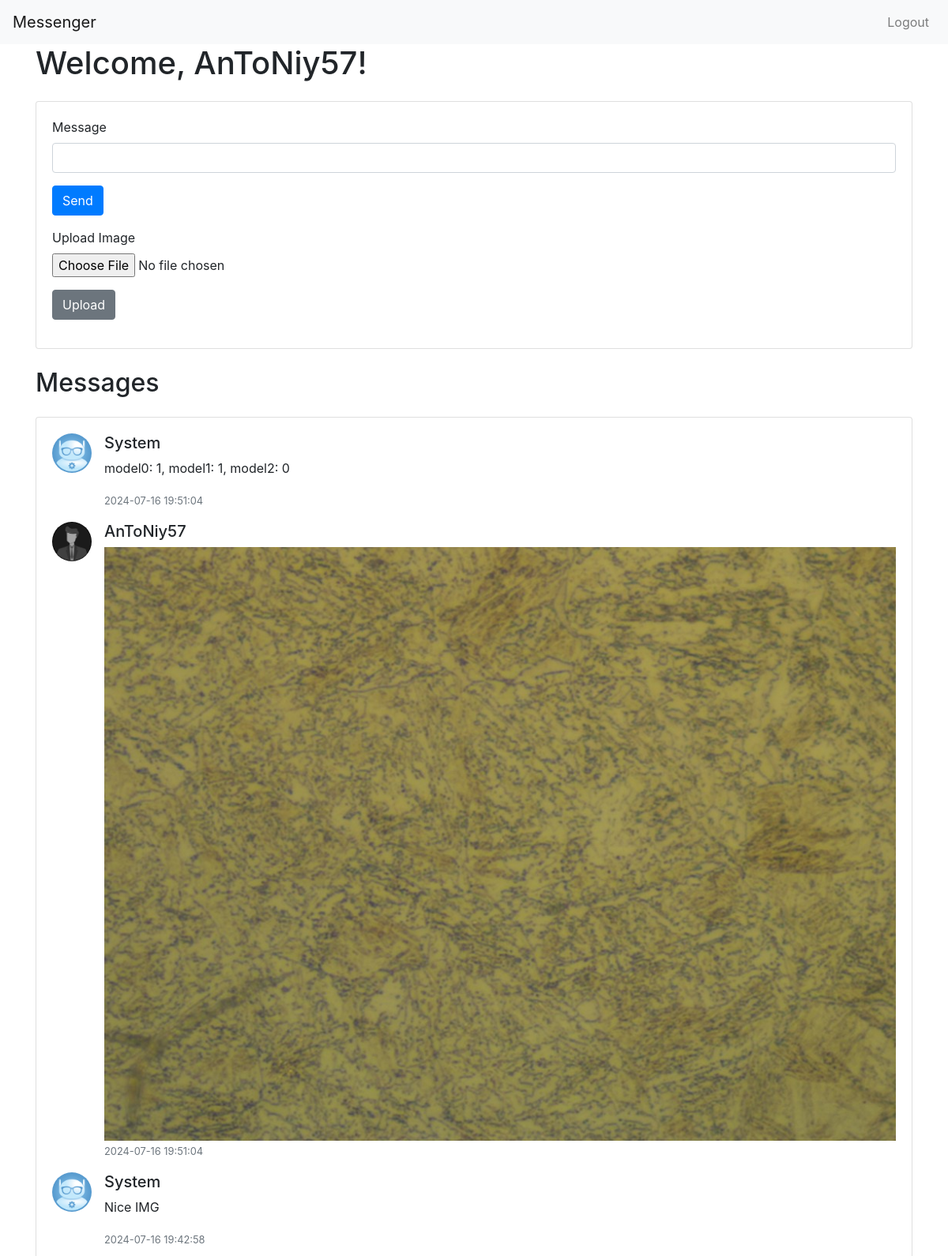
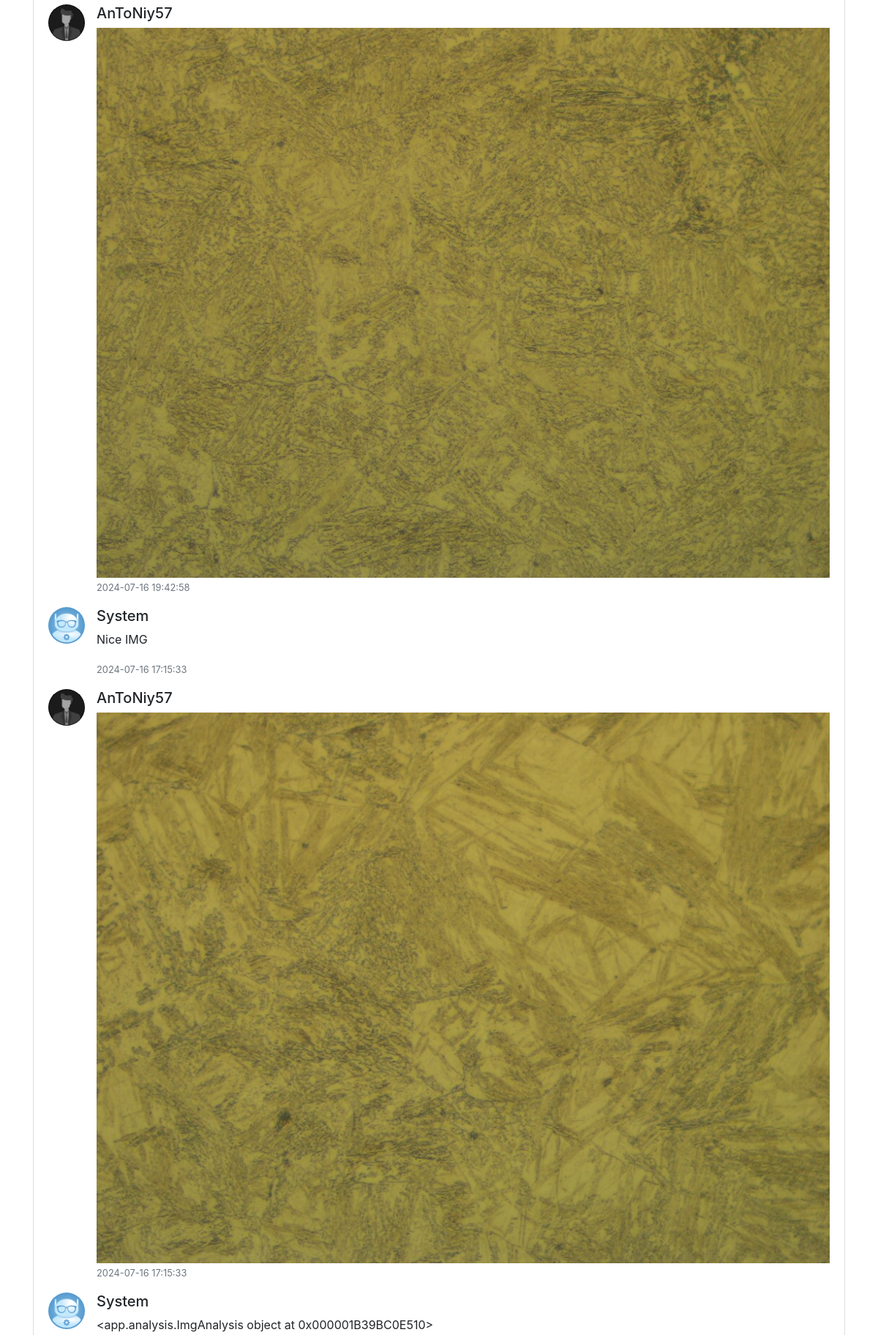
The app's page /index (signed in, upper part) with its own data (2 pictures, top to bottom).
### app/models.py (models this page shows, shortened)
class User(db.Model, UserMixin):
    id = db.Column(db.Integer, primary_key=True)
    username = db.Column(db.String(20), unique=True, nullable=False)
    email = db.Column(db.String(120), unique=True, nullable=False)
    image_file = db.Column(db.String(20), nullable=False, default='default.jpg')
    password = db.Column(db.String(60), nullable=False)
    messages = db.relationship('Message', backref='author', lazy=True)

class Message(db.Model):
    id = db.Column(db.Integer, primary_key=True)
    content = db.Column(db.Text, nullable=True)
    date_posted = db.Column(db.DateTime, nullable=False, default=datetime.utcnow)
    image_file = db.Column(db.String(20), nullable=True)
    user_id = db.Column(db.Integer, db.ForeignKey('user.id'), nullable=False)

### app/routes.py (the view)
@bp.route("/")
@bp.route("/index")
@login_required
def index():
    message_form = MessageForm()
    upload_form = ImageUploadForm()
    system_user = User.query.filter_by(email='system@messenger.com').first()
    if system_user:
        messages = Message.query.filter(
            (Message.user_id == current_user.id) | (Message.user_id == system_user.id)).order_by(
            Message.date_posted.desc()).all()
    else:
        messages = Message.query.filter_by(user_id=current_user.id).order_by(Message.date_posted.desc()).all()
    return render_template('index.html', title='Home', message_form=message_form, upload_form=upload_form,
                           messages=messages)

### app/forms.py
class MessageForm(FlaskForm):
    content = StringField('Message', validators=[DataRequired()])
    submit = SubmitField('Send')

class ImageUploadForm(FlaskForm):
    file = FileField('Upload Image', validators=[DataRequired()])
    submit = SubmitField('Upload')

### app/models.py (called while the page is built)
@login_manager.user_loader
def load_user(user_id):
    return User.query.get(int(user_id))

### app/templates/index.html (shortened to what this page needs)
{% extends "base.html" %}
{% block content %}
<h1>Welcome, {{ current_user.username }}!</h1>
<div class="card my-4">
    <div class="card-body">
        <form action="{{ url_for('main.message') }}" method="post">
            <div class="form-group">
                {{ message_form.content.label(class="form-control-label") }}
                {{ message_form.content(class="form-control") }}
            </div>
            <div class="form-group">
                {{ message_form.submit(class="btn btn-primary") }}
            </div>
        </form>
        <form action="{{ url_for('main.upload') }}" method="post" enctype="multipart/form-data">
            <div class="form-group">
                {{ upload_form.file.label(class="form-control-label") }}
                {{ upload_form.file(class="form-control-file") }}
            </div>
            <div class="form-group">
                {{ upload_form.submit(class="btn btn-secondary") }}
            </div>
        </form>
    </div>
</div>
<h2>Messages</h2>
<div class="card my-4">
    <div class="card-body">
        {% for message in messages %}
        <div class="media mb-3">
            <img class="mr-3 rounded-circle" src="{{ url_for('static', filename='profile_pics/' ~ message.author.image_file) }}" alt="{{ message.author.username }}" width="50" height="50">
            <div class="media-body">
                <h5 class="mt-0">{{ message.author.username }}</h5>
                {% if message.content %}
                    <p>{{ message.content }}</p>
                {% elif message.image_file %}
                    <img src="{{ url_for('static', filename='profile_pics/' ~ message.image_file) }}" class="img-fluid">
                {% endif %}
                <small class="text-muted">{{ message.date_posted.strftime('%Y-%m-%d %H:%M:%S') }}</small>
            </div>
        </div>
        {% endfor %}
    </div>
</div>
{% endblock %}

### app/templates/base.html (shortened to what this page needs)
<!DOCTYPE html>
<html lang="en">
<head>
    <link rel="stylesheet" href="https://stackpath.bootstrapcdn.com/bootstrap/4.3.1/css/bootstrap.min.css">
</head>
<body>
    <nav class="navbar navbar-expand-lg navbar-light bg-light">
        <a class="navbar-brand" href="{{ url_for('main.index') }}">Messenger</a>
        <div class="collapse navbar-collapse">
            <ul class="navbar-nav ml-auto">
                {% if current_user.is_authenticated %}
                <li class="nav-item">
                    <a class="nav-link" href="{{ url_for('main.logout') }}">Logout</a>
                </li>
                {% endif %}
            </ul>
        </div>
    </nav>
    <div class="container">
        {% block content %}{% endblock %}
    </div>
</body>
</html>

### records on screen
User: username "AnToNiy57"
Message: image_file (picture), author.username "System", content "model0: 1, model1: 1, model2: 0", date_posted "2024-07-16 19:51:04"
Message: image_file (placeholder picture), author.username "AnToNiy57", image_file (picture), date_posted "2024-07-16 19:51:04"
Message: image_file (picture), author.username "System", content "Nice IMG", date_posted "2024-07-16 19:42:58"
Message: image_file (placeholder picture), author.username "AnToNiy57", image_file (picture), date_posted "2024-07-16 19:42:58"
Message: image_file (picture), author.username "System", content "Nice IMG", date_posted "2024-07-16 17:15:33"
Message: image_file (placeholder picture), author.username "AnToNiy57", image_file (picture), date_posted "2024-07-16 17:15:33"
Message: image_file (picture), author.username "System", content "<app.analysis.ImgAnalysis object at 0x000001B39BC0E510>"

### other values on screen
{{ message_form.content.label(class="form-control-label") }} "Message"
{{ upload_form.file.label(class="form-control-label") }} "Upload Image"
